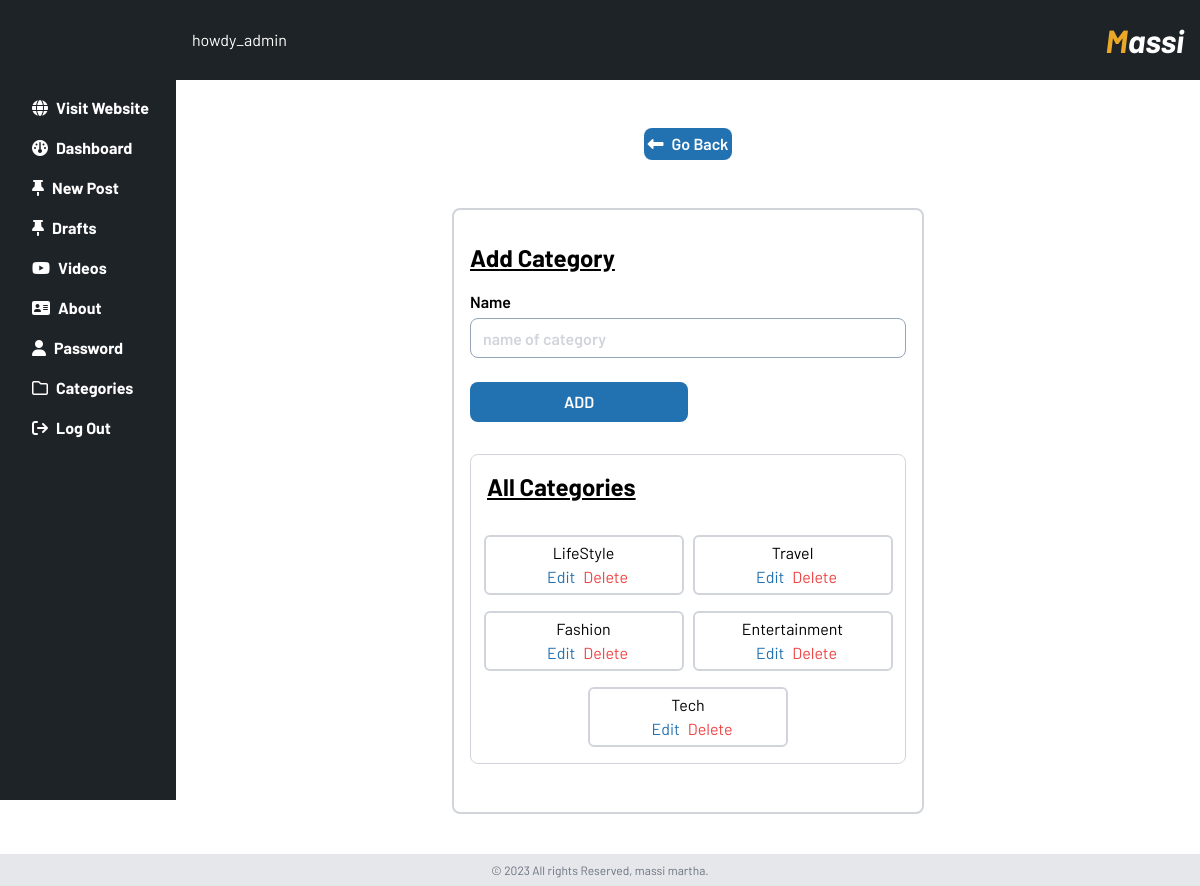
The page /admin_panel/categories.php (signed in) on the database its author committed.
### tables this page shows
CREATE TABLE `tbl_categories` (
  `id` int(11) NOT NULL,
  `name` text NOT NULL
);

### admin_panel/categories.php (the view, shortened to what this page needs)
<?php
include '../config/config.inc.php';
?>
<?php
include 'partials/header-add.php';
?>
<div class=" my-6  lg:mt-12 w-full flex justify-center">
<a href="index" class="w-auto p-1 font-semibold bg-[#2271B1] text-white rounded-lg "><i class="fa-solid fa-left-long mr-2"></i>Go Back</a>
</div>
<div class="w-full lg:flex justify-center items-center p-2 mt-2 ">
<div class="testimny__wrapper w-full  lg:p-4  lg:w-1/2">
<div class="small_wrap border-2 border-gray-300 rounded-lg p-2 lg:p-4">
    <form action="" method="post" enctype="multipart/form-data">
   <h2 class="font-bold text-2xl my-4 underline">Add Category</h2>
   <div class="from__grp">
   <div class="font-semibold">
        <label class="block mb-1" for="forms-labelOverInputCode">Name</label>
        <input class="w-full h-10 px-3 text-base placeholder-gray-300 border border-slate-400 rounded-lg focus:outline-none" type="text" placeholder="name of category" name="name" required/>
      </div>
      <input class="w-1/2 h-10 px-3 mt-6 font-semibold bg-[#2271B1] text-white rounded-lg focus:outline-none" type="submit" name="add_cati" value="ADD"/>
   </div>
    </form>
    <div class="border border-gray-300 rounded-lg  w-full my-8 ">
    <h2 class="font-bold text-2xl my-4 underline ml-4">All Categories</h2>
    <div class="mony__wrapper p-2  w-full max-h-[500px] flex flex-wrap justify-around items-center overflow-y-scroll">
<?php
$sql = "SELECT * FROM tbl_categories  order by id ASC";
$res = mysqli_query($conn, $sql);
$count = mysqli_num_rows($res);
if($count>0){
while($row=mysqli_fetch_assoc($res)){
    $id = $row['id'];
    $name = $row['name'];
    ?>
     <div class="card my-2 lg:w-[200px] border-2 rounded-md p-1 border-gray-300">
<div class="w-full flex justify-center items-center flex-wrap">
<p class="capitalize "><?php echo $name; ?></p>
<div class="w-full flex justify-center  items-center">
<a href="edit_category?id=<?php echo $id; ?>" class=" text-[#2271B1]  ml-2 ">Edit</a>
    <a href="categories?tid=<?php echo $id; ?>" class=" text-red-500  ml-2 ">Delete</a>
</div>
</div>
    </div>
                <?php
}   }else{
 echo '
 <div class="w-full text-center bg-red-500 p-6 text-white font-bold">
                <p>Nocategories added yet</p>
              </div>
 ';
}
?>
       </div>
    </div>
</div>
</div>
</div>
<?php include 'partials/footer.php'; ?>

### css/main.css (style rules this page uses)
* { margin: 0; padding: 0; box-sizing: border-box; }
body { font-family: 'Barlow', sans-serif; font-weight: 400; }

### rows shown on the page
tbl_categories: name "LifeStyle"
tbl_categories: name "Travel"
tbl_categories: name "Fashion"
tbl_categories: name "Entertainment"
tbl_categories: name "Tech"
